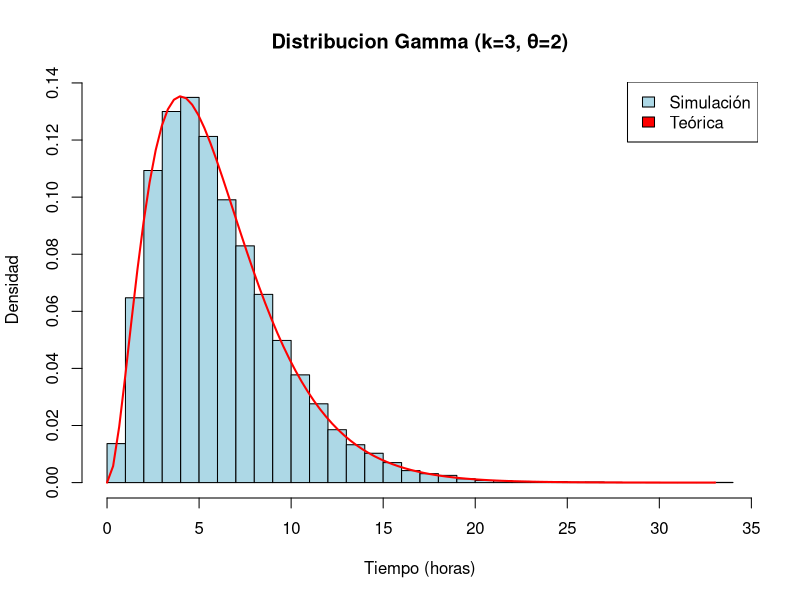

The R source for this figure:
# -----------------------------------------------
# Nombre: [Tu Nombre]
# Cédula: [Tu Cédula]
# Ejercicio 2: Distribución Gamma
# -----------------------------------------------

# Parámetros
k <- 3                # Parámetro de forma
theta <- 2            # Parámetro de escala
n_muestras <- 15000

# a) Simulación de tiempos de corrección
set.seed(1)
tiempos_correccion <- rgamma(n_muestras, shape = k, scale = theta)

# b) Probabilidad de tardar >8 horas
prob_simulada <- mean(tiempos_correccion > 8)             # muestras> 8 es una condicion, lo que convierte al vector muestras en un vector de 1's y 0's y promedia los 1         
prob_teorica <- 1 - pgamma(8, shape = k, scale = theta)   #P(X>8) = 1 - P(X≤8)

# Comparación
cat("Probabilidad simulada (>8 horas):", prob_simulada, "\n")
cat("Probabilidad teórica (>8 horas):",  prob_teorica,  "\n")

# c) Histograma y densidad teórica
hist(
  tiempos_correccion,                            #vector de valores
  freq = FALSE,                                  #falso, dara la probabilidad de aparicion
  breaks = round(max(tiempos_correccion)),       #barras para cada valor
  main = "Distribucion Gamma (k=3, θ=2)",        #titulo del plot
  xlab = "Tiempo (horas)",                       #titulo del eje x
  ylab = "Densidad",                             #titulo del eje y
  col = "lightblue",
)

# Superponer densidad teórica
curve(
  dgamma(x, shape = k, scale = theta),           #al ser continua se necesita cubrir el eje x con decimales, por ello se utiliza "x"
  from = 0,                                      
  to = max(tiempos_correccion), 
  col = "red", 
  lwd = 2, 
  add = TRUE
)

legend(
  "topright", 
  legend = c("Simulación", "Teórica"),
  col = c("lightblue", "red"),
  fill = c("lightblue", "red")
)

